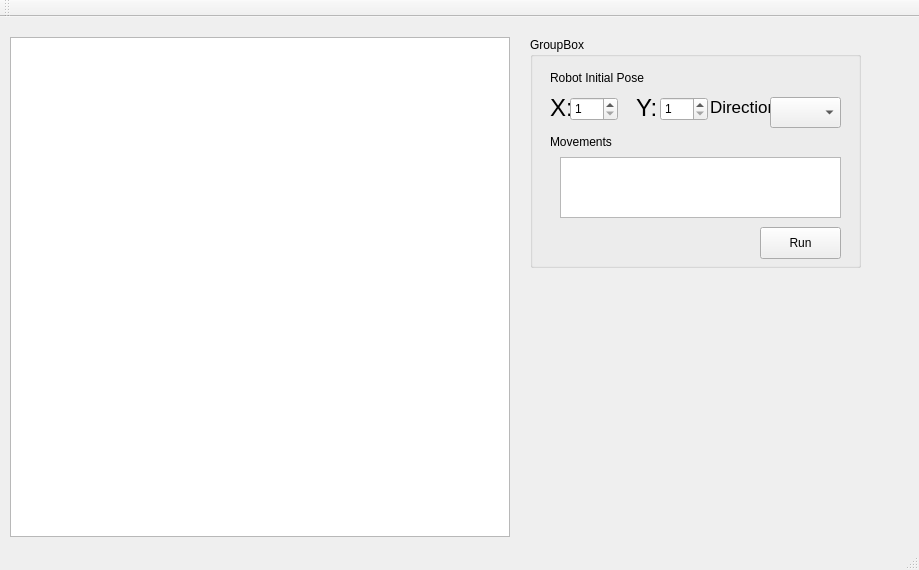
<?xml version="1.0" encoding="UTF-8"?>
<ui version="4.0">
 <class>MainWindow</class>
 <widget class="QMainWindow" name="MainWindow">
  <property name="geometry">
   <rect>
    <x>0</x>
    <y>0</y>
    <width>919</width>
    <height>570</height>
   </rect>
  </property>
  <property name="windowTitle">
   <string>MainWindow</string>
  </property>
  <widget class="QWidget" name="centralWidget">
   <widget class="QGroupBox" name="groupBox">
    <property name="geometry">
     <rect>
      <x>530</x>
      <y>20</y>
      <width>331</width>
      <height>231</height>
     </rect>
    </property>
    <property name="title">
     <string>GroupBox</string>
    </property>
    <widget class="QLabel" name="label">
     <property name="geometry">
      <rect>
       <x>20</x>
       <y>30</y>
       <width>131</width>
       <height>21</height>
      </rect>
     </property>
     <property name="text">
      <string>Robot Initial Pose</string>
     </property>
    </widget>
    <widget class="QLabel" name="label_2">
     <property name="geometry">
      <rect>
       <x>20</x>
       <y>60</y>
       <width>21</width>
       <height>21</height>
      </rect>
     </property>
     <property name="font">
      <font>
       <pointsize>18</pointsize>
      </font>
     </property>
     <property name="text">
      <string>X: </string>
     </property>
    </widget>
    <widget class="QLabel" name="label_3">
     <property name="geometry">
      <rect>
       <x>106</x>
       <y>60</y>
       <width>21</width>
       <height>21</height>
      </rect>
     </property>
     <property name="font">
      <font>
       <pointsize>18</pointsize>
      </font>
     </property>
     <property name="text">
      <string>Y:</string>
     </property>
    </widget>
    <widget class="QLabel" name="label_4">
     <property name="geometry">
      <rect>
       <x>180</x>
       <y>60</y>
       <width>61</width>
       <height>20</height>
      </rect>
     </property>
     <property name="font">
      <font>
       <pointsize>13</pointsize>
      </font>
     </property>
     <property name="text">
      <string>Direction:</string>
     </property>
    </widget>
    <widget class="QComboBox" name="comboBox_Direction">
     <property name="geometry">
      <rect>
       <x>240</x>
       <y>60</y>
       <width>71</width>
       <height>31</height>
      </rect>
     </property>
     <property name="font">
      <font>
       <pointsize>12</pointsize>
      </font>
     </property>
     <property name="editable">
      <bool>false</bool>
     </property>
     <property name="currentText">
      <string/>
     </property>
    </widget>
    <widget class="QTextEdit" name="textEdit_moves">
     <property name="geometry">
      <rect>
       <x>30</x>
       <y>120</y>
       <width>281</width>
       <height>61</height>
      </rect>
     </property>
    </widget>
    <widget class="QLabel" name="label_5">
     <property name="geometry">
      <rect>
       <x>20</x>
       <y>90</y>
       <width>131</width>
       <height>30</height>
      </rect>
     </property>
     <property name="text">
      <string>Movements</string>
     </property>
    </widget>
    <widget class="QPushButton" name="pushButton">
     <property name="geometry">
      <rect>
       <x>230</x>
       <y>190</y>
       <width>81</width>
       <height>32</height>
      </rect>
     </property>
     <property name="text">
      <string>Run</string>
     </property>
    </widget>
    <widget class="QSpinBox" name="spinBoxIniX">
     <property name="geometry">
      <rect>
       <x>40</x>
       <y>60</y>
       <width>48</width>
       <height>24</height>
      </rect>
     </property>
     <property name="minimum">
      <number>1</number>
     </property>
     <property name="maximum">
      <number>8</number>
     </property>
    </widget>
    <widget class="QSpinBox" name="spinBoxIniY">
     <property name="geometry">
      <rect>
       <x>130</x>
       <y>60</y>
       <width>48</width>
       <height>24</height>
      </rect>
     </property>
     <property name="minimum">
      <number>1</number>
     </property>
     <property name="maximum">
      <number>8</number>
     </property>
    </widget>
   </widget>
   <widget class="QGraphicsView" name="graphicsView">
    <property name="geometry">
     <rect>
      <x>10</x>
      <y>20</y>
      <width>500</width>
      <height>500</height>
     </rect>
    </property>
   </widget>
  </widget>
  <widget class="QMenuBar" name="menuBar">
   <property name="geometry">
    <rect>
     <x>0</x>
     <y>0</y>
     <width>919</width>
     <height>22</height>
    </rect>
   </property>
  </widget>
  <widget class="QToolBar" name="mainToolBar">
   <attribute name="toolBarArea">
    <enum>TopToolBarArea</enum>
   </attribute>
   <attribute name="toolBarBreak">
    <bool>false</bool>
   </attribute>
  </widget>
  <widget class="QStatusBar" name="statusBar"/>
 </widget>
 <layoutdefault spacing="6" margin="11"/>
 <resources/>
 <connections/>
</ui>
